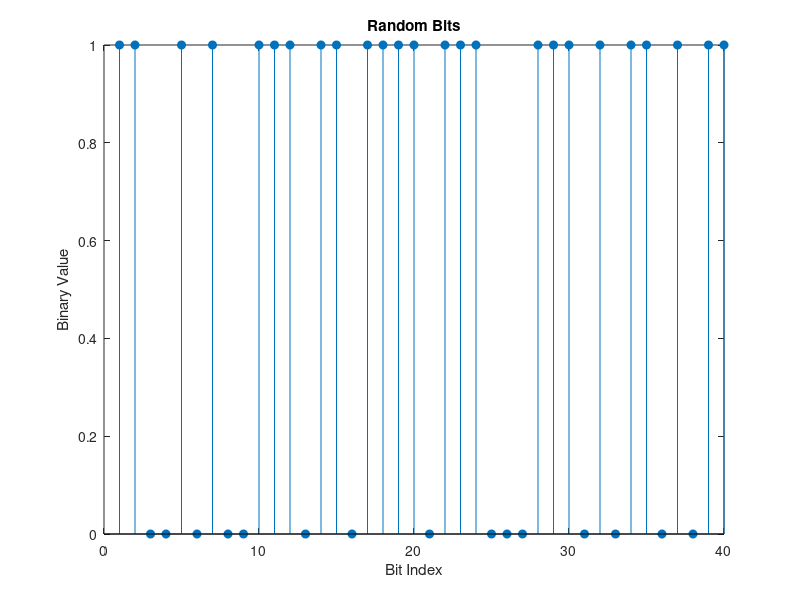
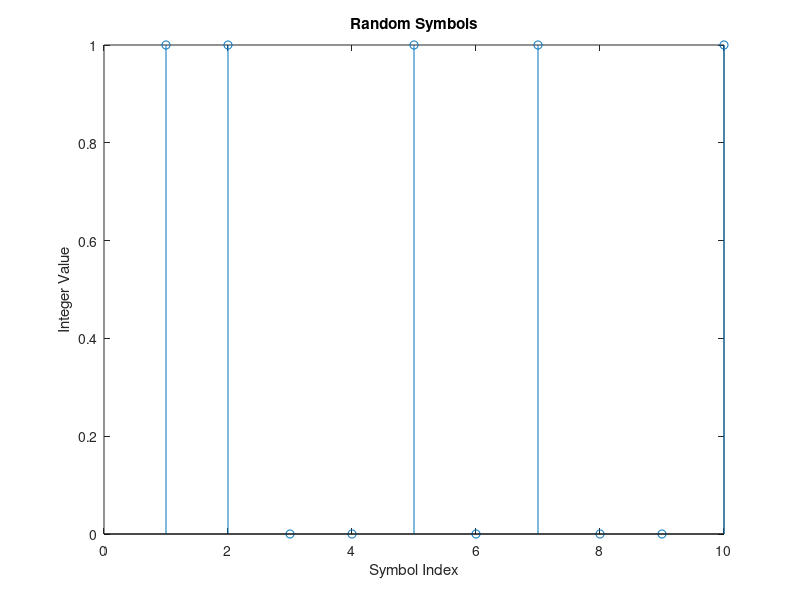

The MATLAB script that drew these images, in order: (Note: this script raises an error after producing the figures.)
% Prompt for User input
b4_in = input('Insert 4-bit input: ' ,'s');
% Get the number of input digit
n_c=length(b4_in);
k = log2(n_c); % Number of bits per symbol
n = 30000;   % Number of bits to process
sps = 1;     % Number of samples per symbol (oversampling factor)
% Check the number of input digit
if(n_c < 4)
   disp([num2str(n_c) ': Not enough input digit. 4 digits are required'])
elseif(n_c > 4)
   disp([num2str(n_c) ': Too many input digit. 4 digits are required'])
else
   
      % Valid input: 4 digit, only "0" or "1"
      disp([b4_in ' Valid input'])
end

rng default;
dataIn = randi([0 1],n,1);
stem(dataIn(1:40),'filled');
figure(1);
title('Random Bits');
xlabel('Bit Index');
ylabel('Binary Value');
figure(2);
dataSymbolsIn = int8(dataIn);
stem(dataSymbolsIn(1:10));
title('Random Symbols');
xlabel('Symbol Index');
ylabel('Integer Value');
[y,M1]=idft(dataIn,b4_in,n_c);
figure(3);
[f,Axk,Ayk]=noise(y);
d=length(f);
N=length(y);
a=length(Axk(1:N/2+1));
subplot(2,1,2); plot(f,Axk(1:N/2+1));
xlabel('Frequency (Hz)'); ylabel('Amplitude |X(f)|');grid;
subplot(2,1,1); plot(f,Axk(1:N/2+1));
xlabel('Frequency (Hz)'); ylabel('Amplitude |X(f)|');grid;
subplot(2,1,2);plot(f,Ayk(1:N/2+1)); 
xlabel('Frequency (Hz)'); ylabel('Amplitude |Y(f)|');grid;
[y,Et,Et_approx]=LinearWaveProp(d,a);
figure(5);
plot(y,abs(Et),'b')
hold on
plot(y,abs(Et_approx),'r')
axis([-50 50 0 1.2]);
set(gca,'XTick',[-50:10:50])
title('{\bfInterference pattern}','FontSize',14)
xlabel('{\bfDistance from the centre of screen (in cm)}')
ylabel('{\bfRelative Intensity}')
line([0 0],[0 1.2])
legend('Actual intensity','Approximated intensity','y-axis')
t=y;
x=abs(Et)+abs(Et_approx);
figure(6);
subplot(2,2,1);
plot(t,x);
title('Original signal');
xlabel('Time');
ylabel('Amplitude');
n=rand(1,length(t));
x=x+n;
subplot(2,2,2);
plot(t,x);
title('Noise corrupted signal');
xlabel('Time');
ylabel('Amplitude');
g=fft(x);
subplot(2,2,3);
plot(abs(g));
title('Magnitude part of fft');
f=find(abs(g)<50);
g(f)=zeros(size(f));
w=ifft(g);
subplot(2,2,4);
plot(w);
title('Signal after noise removal');
xlabel('Time');
ylabel('Amplitude');
x_QAM_demodeulated = QAM_demodulation(y,w );
M=16;
fft_size = 1024;
Eb_No = -20:3:20;
Eb = 2*(M-1)/(3*log2(M)); 
No_vect = Eb./(10.^(Eb_No/10));
Pe_vect = zeros(1,length(Eb_No));
frames_num = 25;
N_bits = 2336; 
ofdm_synbols_per_frame = 25;
channel_type = "AWGN";
 L = 1;
 h1 = 1;
 h2 = 1;
for i = 1:length(Eb_No)
  Pe_avg_frames_per_frame = 0;
  
  for k = 1:frames_num
count_err_per_ofdm_symbol = 0;
    count_err_per_frame = 0;
    for j = 1:ofdm_synbols_per_frame
        % Generate seq
        x = randi([0 1],1,N_bits);
        
        % Tx (Channel encoding, QAM modulation, OFDM)
        [y_Tx1, y_Tx2, x_QAM_modulated] = Tx(x, M, N_bits, L, No_vect(i), h1, h2, fft_size);
        
        % Rx (OFDM, QAM demodulation, Channel decoding)
        [x_Rx, x_before_demodulation] = Rx(M, L, y_Tx1, y_Tx2, x_QAM_modulated, h1, h2, fft_size);
        
        % Calc BER
        count_err_per_ofdm_symbol = biterr(x,x_Rx);

        % Average BER per run
        count_err_per_frame = count_err_per_frame + count_err_per_ofdm_symbol;
        
    end
    
    Pe_avg_frames_per_frame = Pe_avg_frames_per_frame + count_err_per_frame/(N_bits*ofdm_synbols_per_frame);
  end

  Pe_vect(i) = Pe_avg_frames_per_frame;

  % Plot the constellation diagram for each SNR 
%   scatterplot(x_before_demodulation);
%   title('Constellation Diagram'); 

end
%% plot
figure(7);
semilogy(Eb_No,Pe_vect);
title('BER vs Eb/No ' + channel_type + ' for ' + M + ' QAM');

xlabel('Eb/No (dB)');
ylabel('BER (dB)');

